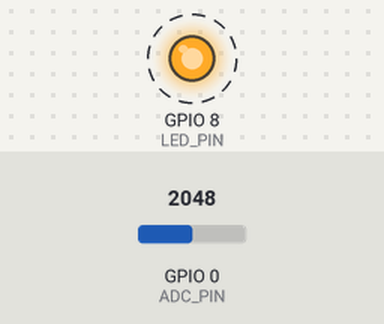
The sketch below on a simulated ESP32-C3. Shown: output pins drawn as LEDs (lit = HIGH). Dashed ring = blinking. The test bench sets the inputs (shaded band); at power-on: GPIO 0 (ADC_PIN) = 2048 (analog values on the 0–4095 scale). What the sketch prints to the serial monitor is not drawn.

Above: at 1.8 s.
Timing chart, 0 to 4.6 s (numbered marks = the images above):
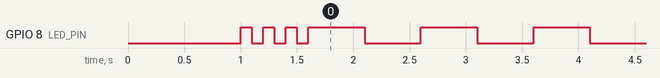

The sketch:

sketch_may29a.ino
```cpp
#define ADC_PIN 0            // GPIO 0 (ADC1_CH0) para el Emisor del BC548
#define LED_PIN 8            // Pin del LED azul integrado en el ESP32-C3 Super Mini
#define SAMPLE_RATE_HZ 1000  // Frecuencia de muestreo deseada

const unsigned long SAMPLE_PERIOD_US = 1000000 / SAMPLE_RATE_HZ;
unsigned long next_sample_time = 0;

// Variables para el parpadeo no bloqueante del LED
unsigned long last_led_toggle = 0;
const unsigned long LED_INTERVAL_MS = 500; // El LED cambiará de estado cada 500 ms (Medio segundo)
bool led_state = false;

void setup() {
  Serial.begin(115200);

  // Configuración del LED
  pinMode(LED_PIN, OUTPUT);

  // Configuración del ADC (12 bits, atenuación 11dB para rango hasta ~2.5V)
  analogReadResolution(12);
  analogSetPinAttenuation(ADC_PIN, ADC_11db);
  pinMode(ADC_PIN, INPUT);

  delay(1000); // Pequeña pausa inicial

  // Parpadeo rápido inicial para avisar que acaba de reiniciar
  for(int i = 0; i < 6; i++) {
    digitalWrite(LED_PIN, !digitalRead(LED_PIN));
    delay(100);
  }

  Serial.println("Timestamp_us,Raw_ADC,Voltage_V");
  next_sample_time = micros();
}

void loop() {
  unsigned long current_micros = micros();
  unsigned long current_millis = millis();

  // 1. Tarea del LED: Parpadear de forma independiente y asíncrona
  if (current_millis - last_led_toggle >= LED_INTERVAL_MS) {
    last_led_toggle = current_millis;
    led_state = !led_state;
    digitalWrite(LED_PIN, led_state);
  }

  // 2. Tarea del Muestreo: Ejecutar solo cuando toque
  if (current_micros >= next_sample_time) {
    // Registrar el tiempo exacto
    unsigned long sample_time = micros();

    // Leer el ADC
    int raw_value = analogRead(ADC_PIN);

    // Convertir a voltaje
    float voltage = (raw_value / 4095.0) * 3.3;

    // Enviar datos CSV
    Serial.print(sample_time);
    Serial.print(",");
    Serial.print(raw_value);
    Serial.print(",");
    Serial.println(voltage, 4);

    // Calcular próximo instante absoluto
    next_sample_time += SAMPLE_PERIOD_US;
  }
}
```

Measured:
- by itself, GPIO 8 (LED_PIN): repeats every 0.20 s: HIGH 0.10 s, LOW 0.10 s
